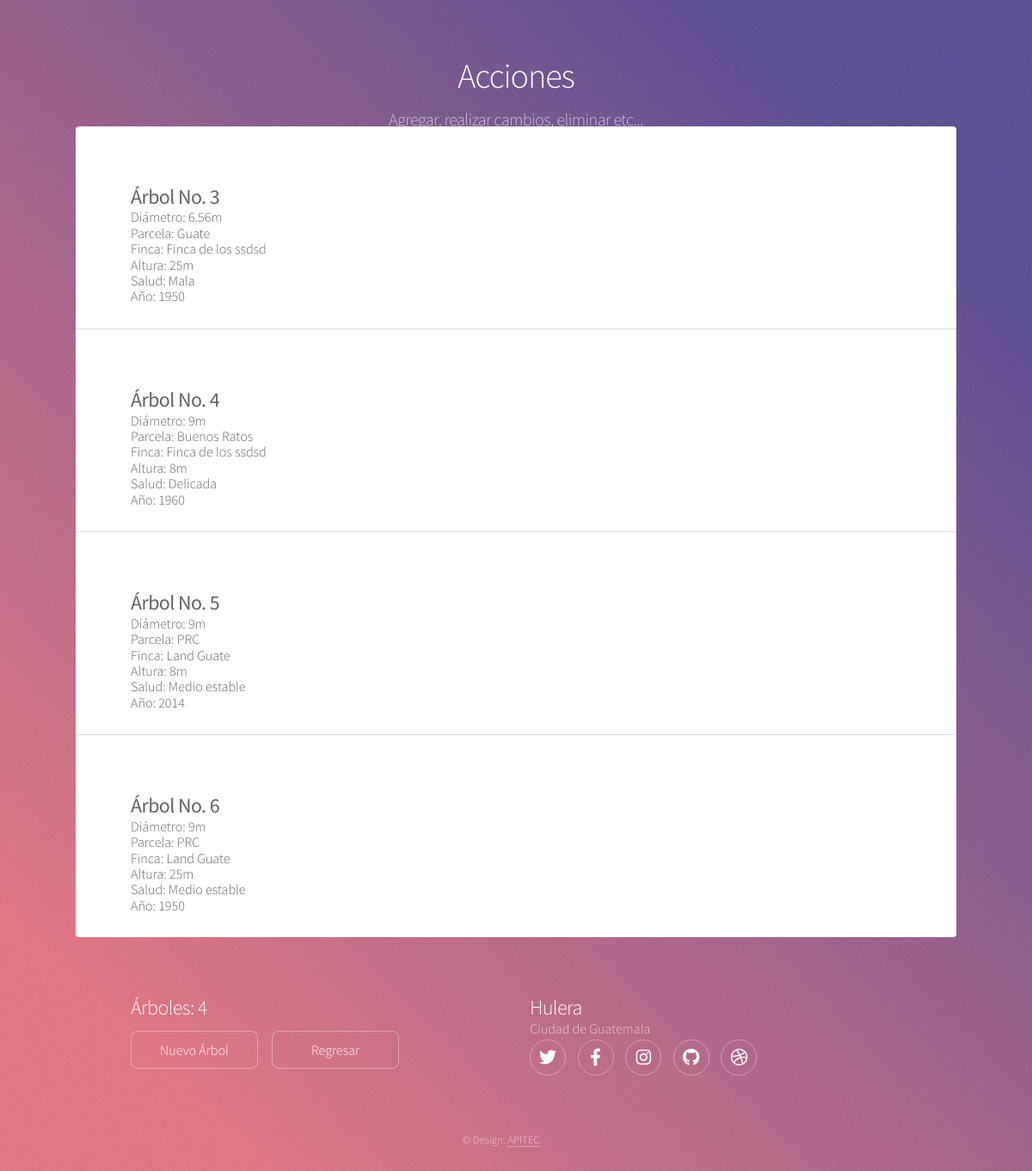
The app's page /estate/actions-tree-user/1/ with its own data.
### estate/models.py (models this page shows, shortened)
class Tree(models.Model):
    plot = models.ForeignKey(Plot, on_delete=models.CASCADE)
    diameter = models.CharField(max_length=100)
    height = models.CharField(max_length=100)
    health = models.CharField(max_length=100)
    year = models.CharField(max_length=100)

class Plot(models.Model):
    land = models.ForeignKey(Land, on_delete=models.CASCADE)
    name = models.CharField(max_length=100)
    latitude = models.CharField(max_length=100)
    length = models.CharField(max_length=100)

class Land(models.Model):
    name = models.CharField(max_length=100)
    country = models.CharField(max_length=100)
    region = models.CharField(max_length=100)

### estate/views.py (the view)
# urls.py: path('actions-tree-user/<int:user_pk>/', views.actions_tree_user, name='actions-tree-user'),
def actions_tree_user(request, user_pk):
    template = 'estate/actions_tree_user.html'
    context = {
        'trees': Tree.objects.all(),
        'user_pk': user_pk,
        'num_trees': Tree.objects.count(),
    }
    return render(request, template, context)

### estate/templates/estate/actions_tree_user.html (shortened to what this page needs)
<!DOCTYPE HTML>
{% load static %}
<html>
	<head>
        <link rel="stylesheet" href="https://stackpath.bootstrapcdn.com/bootstrap/4.3.1/css/bootstrap.min.css">
		<link rel="stylesheet" href="{% static 'assets/css/main.css' %}" />
	</head>
	<body class="is-preload">
			<div id="wrapper">
					<header id="header">
						<h1>Acciones</h1>
						<p>Agregar, realizar cambios, eliminar etc...</p>
					</header>
					<div id="main">
                        {% for tree in trees %}
							<section id="content" class="main">
								<h2><strong>Árbol No. {{ tree.id }}</strong></h2>
                                <p>Diámetro: {{ tree.diameter }}</p>
                                <p>Parcela: {{ tree.plot.name }}</p>
                                <p>Finca: {{ tree.plot.land.name }}</p>
                                <p>Altura: {{ tree.height }}</p>
                                <p>Salud: {{ tree.health }}</p>
                                <p>Año: {{ tree.year }}</p>
                            </section>
                        {% endfor %}
					</div>
					<footer id="footer">
						<section>
							<h2>Árboles: {{ num_trees }}</h2>
							<ul class="actions">
                                <br><li><a href="{% url 'estate:new-tree' user_pk %}" class="button" style="margin-top: 1em;">Nuevo Árbol</a></li>
                                <br><li><a href="{% url 'estate:index' user_pk %}" class="button" style="margin-top: 1em;">Regresar</a></li>
                            </ul>
						</section>
						<section>
							<h2>Hulera</h2>
								<dd>Ciudad de Guatemala</dd>
							<ul class="icons">
								<li><a href="#" class="icon brands fa-twitter alt"><span class="label">Twitter</span></a></li>
								<li><a href="#" class="icon brands fa-facebook-f alt"><span class="label">Facebook</span></a></li>
								<li><a href="#" class="icon brands fa-instagram alt"><span class="label">Instagram</span></a></li>
								<li><a href="#" class="icon brands fa-github alt"><span class="label">GitHub</span></a></li>
								<li><a href="#" class="icon brands fa-dribbble alt"><span class="label">Dribbble</span></a></li>
							</ul>
						</section>
						<p class="copyright">&copy; Design: <a href="http://apitec.io/" target="_blank">APITEC</a>.</p>
					</footer>
			</div>
	</body>
</html>

### records on screen
Tree: id "3", diameter "6.56m", plot.name "Guate", plot.land.name "Finca de los ssdsd", height "25m", health "Mala", year "1950"
Tree: id "4", diameter "9m", plot.name "Buenos Ratos", plot.land.name "Finca de los ssdsd", height "8m", health "Delicada", year "1960"
Tree: id "5", diameter "9m", plot.name "PRC", plot.land.name "Land Guate", height "8m", health "Medio estable", year "2014"
Tree: id "6", diameter "9m", plot.name "PRC", plot.land.name "Land Guate", height "25m", health "Medio estable", year "1950"

### other values on screen
{{ num_trees }} "4"
